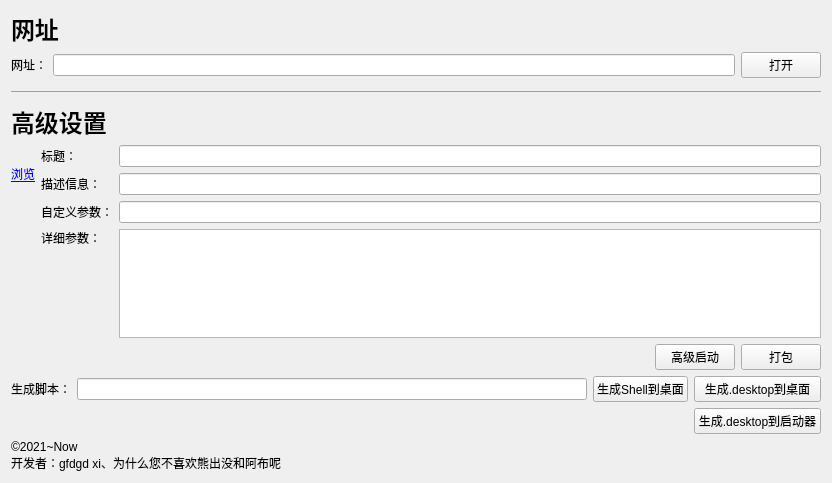
<?xml version="1.0" encoding="UTF-8"?>
<ui version="4.0">
 <class>Widget</class>
 <widget class="QWidget" name="Widget">
  <property name="geometry">
   <rect>
    <x>0</x>
    <y>0</y>
    <width>832</width>
    <height>483</height>
   </rect>
  </property>
  <property name="sizePolicy">
   <sizepolicy hsizetype="Expanding" vsizetype="Expanding">
    <horstretch>0</horstretch>
    <verstretch>0</verstretch>
   </sizepolicy>
  </property>
  <property name="windowTitle">
   <string>Form</string>
  </property>
  <layout class="QHBoxLayout" name="horizontalLayout" stretch="5">
   <item>
    <layout class="QVBoxLayout" name="verticalLayout">
     <item>
      <widget class="QLabel" name="label_2">
       <property name="text">
        <string>&lt;h1&gt;网址&lt;/h1&gt;</string>
       </property>
      </widget>
     </item>
     <item>
      <layout class="QGridLayout" name="gridLayout">
       <item row="0" column="1">
        <widget class="QLineEdit" name="openUrl"/>
       </item>
       <item row="0" column="0">
        <widget class="QLabel" name="label_4">
         <property name="text">
          <string>网址：</string>
         </property>
        </widget>
       </item>
       <item row="0" column="3">
        <widget class="QPushButton" name="openButton">
         <property name="text">
          <string>打开</string>
         </property>
        </widget>
       </item>
      </layout>
     </item>
     <item>
      <widget class="QLabel" name="label_3">
       <property name="text">
        <string>&lt;hr&gt;</string>
       </property>
      </widget>
     </item>
     <item>
      <widget class="QLabel" name="label_5">
       <property name="text">
        <string>&lt;h1&gt;高级设置&lt;/h1&gt;</string>
       </property>
      </widget>
     </item>
     <item>
      <layout class="QHBoxLayout" name="horizontalLayout_3">
       <item>
        <layout class="QVBoxLayout" name="verticalLayout_3">
         <item>
          <widget class="QLabel" name="iconShow">
           <property name="text">
            <string>&lt;img src=&quot;:/images/logo.svg&quot; width=150&gt;</string>
           </property>
          </widget>
         </item>
         <item alignment="Qt::AlignHCenter">
          <widget class="QLabel" name="label_7">
           <property name="text">
            <string>&lt;a href='https://'&gt;浏览&lt;/a&gt;</string>
           </property>
          </widget>
         </item>
         <item>
          <spacer name="verticalSpacer_2">
           <property name="orientation">
            <enum>Qt::Vertical</enum>
           </property>
           <property name="sizeHint" stdset="0">
            <size>
             <width>20</width>
             <height>40</height>
            </size>
           </property>
          </spacer>
         </item>
        </layout>
       </item>
       <item>
        <layout class="QGridLayout" name="gridLayout_2" columnminimumwidth="0,0,0,0">
         <item row="3" column="0" alignment="Qt::AlignTop">
          <widget class="QLabel" name="label_11">
           <property name="text">
            <string>详细参数：</string>
           </property>
          </widget>
         </item>
         <item row="1" column="0">
          <widget class="QLabel" name="label_9">
           <property name="text">
            <string>描述信息：</string>
           </property>
          </widget>
         </item>
         <item row="0" column="0">
          <widget class="QLabel" name="label_8">
           <property name="text">
            <string>标题：</string>
           </property>
          </widget>
         </item>
         <item row="2" column="2">
          <widget class="QLineEdit" name="openOtherOption"/>
         </item>
         <item row="0" column="2">
          <widget class="QLineEdit" name="openTitle"/>
         </item>
         <item row="1" column="2">
          <widget class="QLineEdit" name="openShowThings"/>
         </item>
         <item row="3" column="2">
          <widget class="QTextBrowser" name="moreHelp">
           <property name="html">
            <string>&lt;!DOCTYPE HTML PUBLIC &quot;-//W3C//DTD HTML 4.0//EN&quot; &quot;http://www.w3.org/TR/REC-html40/strict.dtd&quot;&gt;
&lt;html&gt;&lt;head&gt;&lt;meta name=&quot;qrichtext&quot; content=&quot;1&quot; /&gt;&lt;style type=&quot;text/css&quot;&gt;
p, li { white-space: pre-wrap; }
&lt;/style&gt;&lt;/head&gt;&lt;body style=&quot; font-family:'Noto Sans CJK SC'; font-size:10.5pt; font-weight:400; font-style:normal;&quot;&gt;
&lt;p style=&quot;-qt-paragraph-type:empty; margin-top:0px; margin-bottom:0px; margin-left:0px; margin-right:0px; -qt-block-indent:0; text-indent:0px; font-size:11pt;&quot;&gt;&lt;br /&gt;&lt;/p&gt;&lt;/body&gt;&lt;/html&gt;</string>
           </property>
          </widget>
         </item>
         <item row="2" column="0">
          <widget class="QLabel" name="label_12">
           <property name="text">
            <string>自定义参数：</string>
           </property>
          </widget>
         </item>
         <item row="4" column="2">
          <layout class="QHBoxLayout" name="horizontalLayout_4">
           <item>
            <spacer name="horizontalSpacer">
             <property name="orientation">
              <enum>Qt::Horizontal</enum>
             </property>
             <property name="sizeHint" stdset="0">
              <size>
               <width>40</width>
               <height>20</height>
              </size>
             </property>
            </spacer>
           </item>
           <item>
            <widget class="QPushButton" name="moreOpen">
             <property name="text">
              <string>高级启动</string>
             </property>
            </widget>
           </item>
           <item>
            <widget class="QPushButton" name="moreBuild">
             <property name="text">
              <string>打包</string>
             </property>
            </widget>
           </item>
          </layout>
         </item>
        </layout>
       </item>
      </layout>
     </item>
     <item>
      <layout class="QGridLayout" name="gridLayout_3">
       <item row="0" column="2">
        <widget class="QPushButton" name="pushButton_4">
         <property name="text">
          <string>生成Shell到桌面</string>
         </property>
        </widget>
       </item>
       <item row="0" column="0">
        <widget class="QLabel" name="label_10">
         <property name="text">
          <string>生成脚本：</string>
         </property>
        </widget>
       </item>
       <item row="0" column="1">
        <widget class="QLineEdit" name="shellName"/>
       </item>
       <item row="0" column="3">
        <widget class="QPushButton" name="pushButton_3">
         <property name="text">
          <string>生成.desktop到桌面</string>
         </property>
        </widget>
       </item>
       <item row="1" column="3">
        <widget class="QPushButton" name="pushButton_5">
         <property name="text">
          <string>生成.desktop到启动器</string>
         </property>
        </widget>
       </item>
      </layout>
     </item>
     <item>
      <spacer name="verticalSpacer">
       <property name="orientation">
        <enum>Qt::Vertical</enum>
       </property>
       <property name="sizeHint" stdset="0">
        <size>
         <width>20</width>
         <height>40</height>
        </size>
       </property>
      </spacer>
     </item>
     <item>
      <widget class="QLabel" name="information">
       <property name="text">
        <string>©2021~Now
开发者：gfdgd xi、为什么您不喜欢熊出没和阿布呢</string>
       </property>
      </widget>
     </item>
    </layout>
   </item>
  </layout>
 </widget>
 <resources/>
 <connections/>
</ui>
